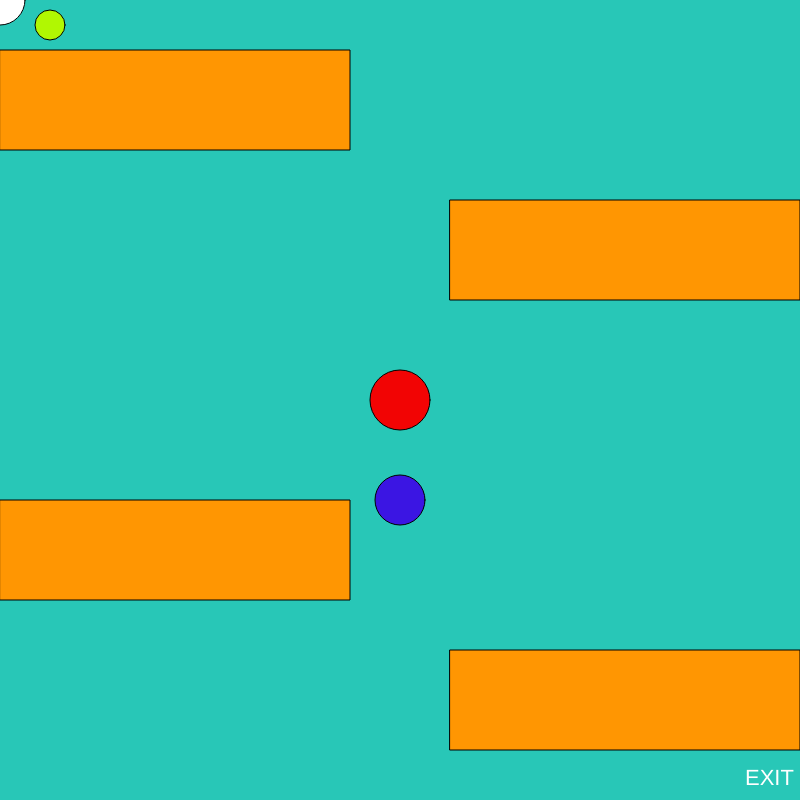
Frame 1 (no input)
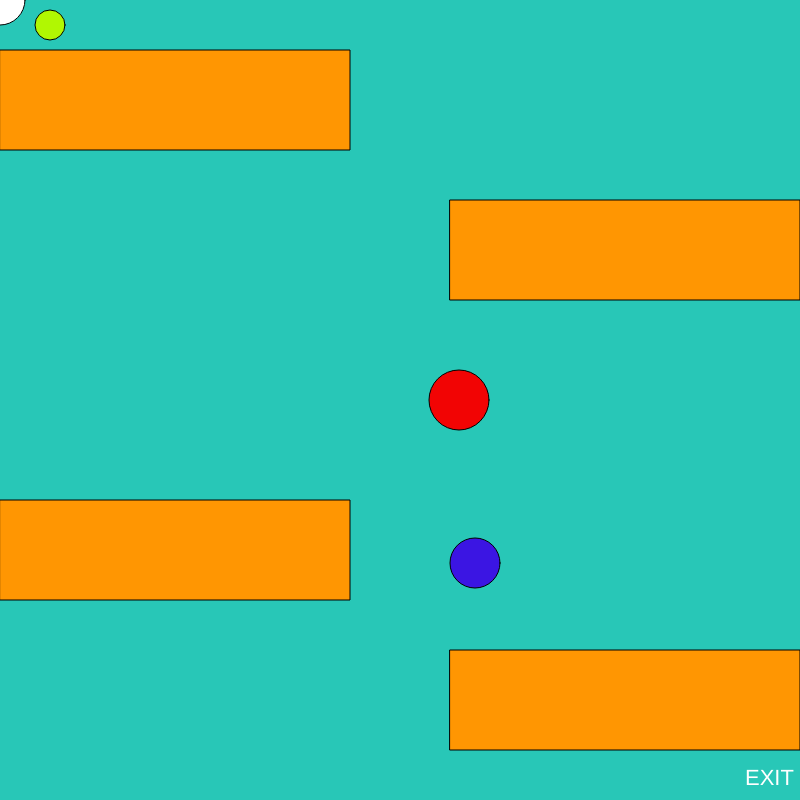
Frame 60 (no input)
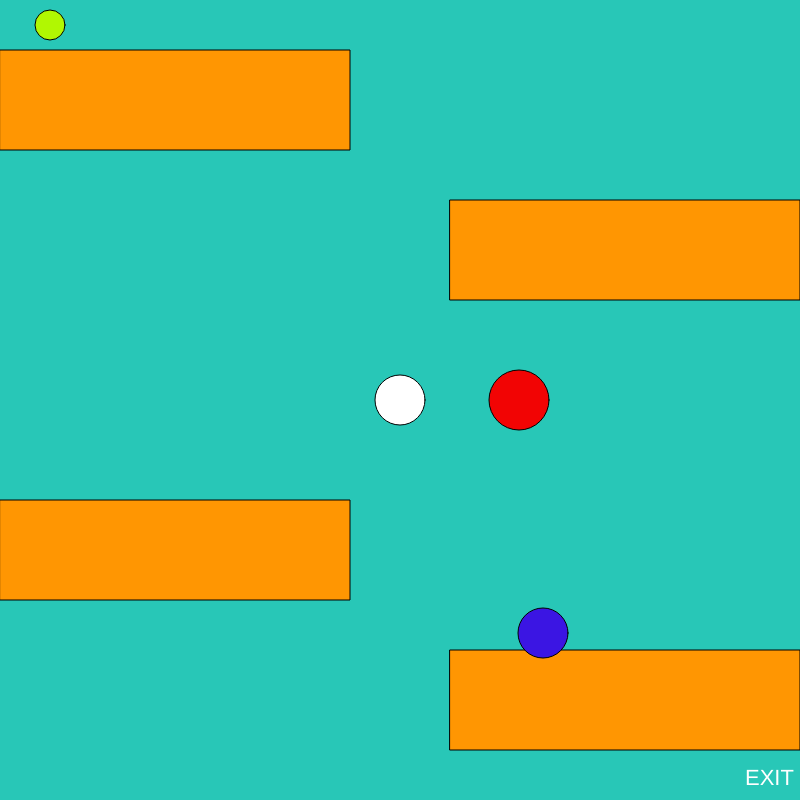
Frame 120 (the mouse pressed at the canvas centre since frame 60)

The p5.js sketch that drew these frames (run headless with seeded random() and noise() and a simulated clock; from frame 60 on, the mouse is pressed at the canvas centre):

// p5.js sketch
// ── sketch.js
//character
var characterX = 50;
var characterY = 25;

//define Arrow key codes
var leftArrow = 37;
var upArrow = 38;
var rightArrow = 39;
var downArrow = 40;

//obstacle - blue circle
var circleX = 400;
var circleY = 500;
var circleXSpeed;
var circleYSpeed;

//obstacle - red circle
var redCircleX;
var redCircleY = 400;
var redCircleSpeed;

//circle - mouse clicked
var mouseCircleX;
var mouseCircleY;

function setup() 
{
    createCanvas(800, 800);
    //set random speed for circle obstacle
    circleXSpeed = Math.floor(Math.random() * (Math.floor(Math.random() * 3)) + 1);
    circleYSpeed = Math.floor(Math.random() * (Math.floor(Math.random() * 3)) + 1);
    redCircleSpeed = Math.floor(Math.random() * (Math.floor(Math.random() * 4)) + 1);
    //createCharacter();

    //red circle starting point
    redCircleX = 400;
    
}

function draw() 
{
    background(40, 199, 183); //teal

    createCharacter();
    drawCharacter();
    characterMovement();

    drawRectObstacles();

    drawBlueCircle();
    moveBlueCircle();

    drawRedCircle();
    moveRedCircle();

    mouseClicked();

    drawExit();

    displayMessage();
}

//create green circle character
function createCharacter() 
{
    //character
    characterX = 50;
    characterY = 25;
}

//draw green character
function drawCharacter() 
{
    fill(177, 247, 2); //green
    circle(characterX, characterY, 30);
}

//move green character
//keys - Arrows
function characterMovement() 
{
    if (keyIsDown(upArrow)) {
        characterY -= 15;
    }
    if (keyIsDown(downArrow)) {
        characterY += 15;
    }
    if (keyIsDown(leftArrow)) {
        characterX -= 15;
    }
    if (keyIsDown(rightArrow)) {
        characterX += 15;
    }
}

//draw four rectangles and two circles
function drawRectObstacles() 
{
    //obstacles (rectangles)
    fill(255, 150, 2); //orange
    //top right block
    rect(450, 200, 350, 100);
    //top left block
    rect(0, 50, 350, 100);
    //bottom right block
    rect(450, 650, 350, 100);
    //bottom left block
    rect(0, 500, 350, 100);
}

//create blue circle
function drawBlueCircle() 
{
    // blue circle enemy
    fill(59, 21, 227); // blue
    circle(circleX, circleY, 50);
}

//create red circle
function drawRedCircle() 
{
    //red circle enemy
    fill(242, 4, 4);
    circle(redCircleX, redCircleY, 60);
}

//blue circle movement
function moveBlueCircle() 
{
    //blue circle enemy speed
    circleXSpeed = Math.floor(Math.random() * (Math.floor(Math.random() * 3)) + 1);
    circleYSpeed = Math.floor(Math.random() * (Math.floor(Math.random() * 3)) + 1);

    //move blue circle enemy
    circleX += circleXSpeed;
    circleY += circleYSpeed;

    //blue goes out of bounds?
    if (circleX > 800) {
        circleX = 0;
    } else if (circleX < 0) {
        circleX = 800;
    }
    if (circleY > 800) {
        circleY = 0;
    } else if (circleY < 0) {
        circleY = 800;
    }
}

//red circle movement along x axis
function moveRedCircle() 
{
    redCircleX += redCircleSpeed;

    //if red circle hits edge
    if (redCircleX > 800 || redCircleY < 0) {
        redCircleX = 400;
    }
}

//white circle when mouse is clicked
function mouseClicked() 
{
    mouseCircleX = mouseX;
    mouseCircleY = mouseY;

    //white circle when mouseclicked
    fill(255, 255, 255); //white 
    circle(mouseCircleX, mouseCircleY, 50);
}

//exit
function drawExit() 
{
    fill(255); //white
    textSize(22);
    text("EXIT", 745, 785);
}

//character leaves out the Exit and "Winner, Winner!" is displayed
function displayMessage() 
{
    if (characterX > 800 && characterY > 800 - 50) {
        fill(0);
        stroke(15);
        textSize(30);
        text("Winner, Winner!", 400, 400);
    }
}
